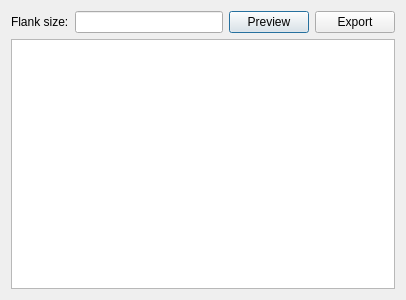
<?xml version="1.0" encoding="UTF-8"?>
<ui version="4.0">
 <class>MarkerList</class>
 <widget class="QDialog" name="MarkerList">
  <property name="geometry">
   <rect>
    <x>0</x>
    <y>0</y>
    <width>406</width>
    <height>300</height>
   </rect>
  </property>
  <property name="windowTitle">
   <string>Export markers</string>
  </property>
  <layout class="QGridLayout" name="gridLayout">
   <item row="0" column="0">
    <layout class="QHBoxLayout" name="horizontalLayout">
     <item>
      <widget class="QLabel" name="label">
       <property name="text">
        <string>Flank size:</string>
       </property>
      </widget>
     </item>
     <item>
      <widget class="QLineEdit" name="flankSizeLineEdit"/>
     </item>
     <item>
      <widget class="QPushButton" name="previewButton">
       <property name="text">
        <string>Preview</string>
       </property>
      </widget>
     </item>
     <item>
      <widget class="QPushButton" name="exportButton">
       <property name="text">
        <string>Export</string>
       </property>
      </widget>
     </item>
    </layout>
   </item>
   <item row="1" column="0">
    <widget class="QTableWidget" name="markerListTableWidget">
     <property name="sizePolicy">
      <sizepolicy hsizetype="Expanding" vsizetype="Expanding">
       <horstretch>0</horstretch>
       <verstretch>0</verstretch>
      </sizepolicy>
     </property>
     <attribute name="verticalHeaderVisible">
      <bool>false</bool>
     </attribute>
    </widget>
   </item>
  </layout>
 </widget>
 <resources/>
 <connections/>
</ui>
